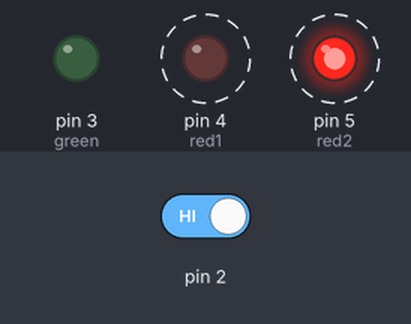
This sketch was run on a simulated Arduino Uno, built with avr-gcc and run on an emulated ATmega328P. On the bench: output pins drawn as LEDs (lit = HIGH). Dashed ring = blinking. Inputs (shaded band) come from the test bench; at power-on: pin 2 HIGH.

Above: at 1.3 s.
1.4 s: pin 2 driven LOW
At 2.6 s:
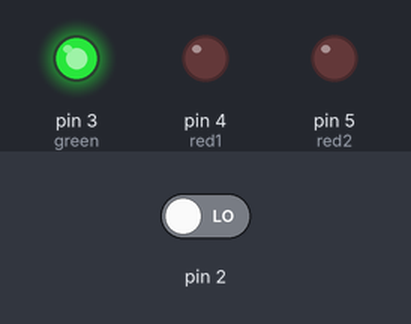
3.0 s: pin 2 driven HIGH
At 3.12 s:
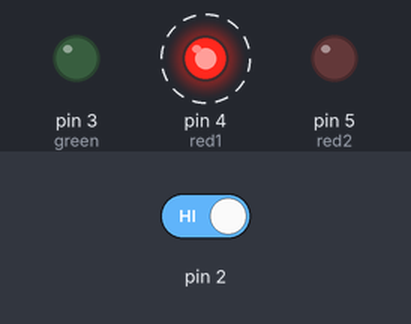
Timing chart, 0 to 12.0 s (numbered marks = the images above; inputs shaded):
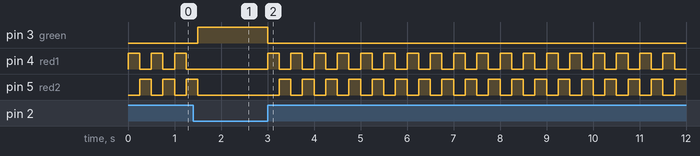

Measured:
- after the input at 1.4 s, pin 3 (green): LOW → HIGH after 0.10 s; pin 4 (red1): stops changing and stays LOW; pin 5 (red2): goes on until 1.5 s, then stays LOW
- after the input at 3.0 s, pin 3 (green): HIGH → LOW at once; pin 4 (red1): alternates HIGH for 0.25 s and LOW for 0.25 s, starting at once; pin 5 (red2): alternates HIGH for 0.25 s and LOW for 0.25 s, starting after 0.25 s
- by itself, pin 4 (red1), pin 5 (red2): alternates HIGH for 0.25 s and LOW for 0.25 s

The sketch:

Spaceship.ino
```cpp
int buttonState = 0;
int prevButtonState = 0;
void setup() {
 // Serial.begin(9600);
 pinMode(2, INPUT);
 pinMode(3, OUTPUT);//green = 3
 pinMode(4, OUTPUT);//red1 = 4
 pinMode(5, OUTPUT);//red2 = 5

}

void loop() {
  // put your main code here, to run repeatedly:
   Serial.print("Button is: ");
    Serial.println(digitalRead(2) );
    buttonState = digitalRead(2);


  if(prevButtonState != buttonState){
    Serial.print("Button is: ");
    Serial.println(buttonState);
    prevButtonState = buttonState;
  }
  if(buttonState == LOW){
    digitalWrite(3, HIGH);
    digitalWrite(4, LOW);
    digitalWrite(5, LOW);
  }
  else{
    digitalWrite(3, LOW);
    digitalWrite(4, HIGH);
    digitalWrite(5, LOW);
    delay(250);
    digitalWrite(4, LOW);
    digitalWrite(5, HIGH);
    delay(250);
  }
}
```
